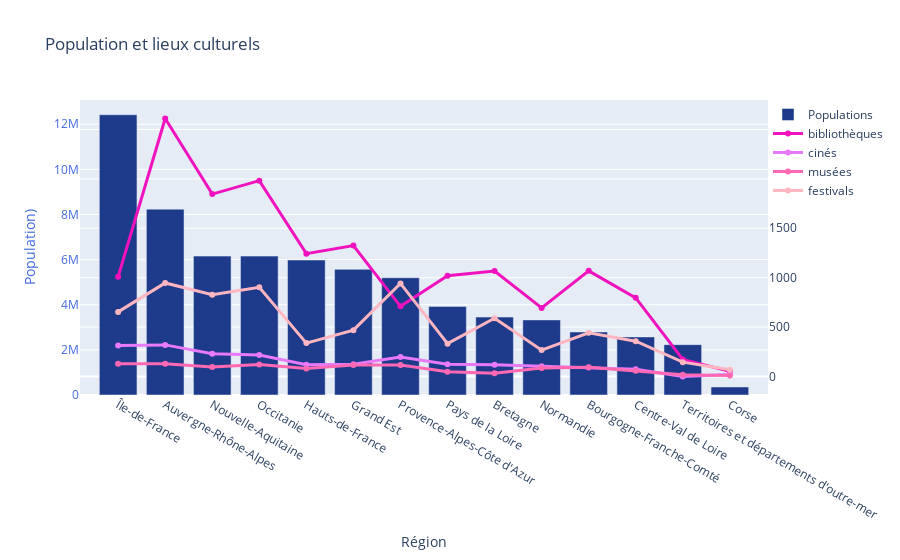

The cell this chart's notebook holds for it:
### Code cell
# Créer la figure
import plotly.graph_objects as go
fig = go.Figure()

# Barres : Entrées (millions)

fig.add_trace(go.Bar(
    x=df_final["nom_region"],
    y=df_final["Total"],
    name="Populations",
    yaxis="y1",
    marker_color="#1E3A8A"
))
# Courbe : bibliotheque
fig.add_trace(go.Scatter(
    x=df_final["nom_region"],
    y=df_final["Nombre de bibliothèques"],
    name="bibliothèques",
    yaxis="y2",
    mode="lines+markers",
    line=dict(color="#F012BE", width=3)
    ))
# Courbe : Cinés
fig.add_trace(go.Scatter(
    x=df_final["nom_region"],
    y=df_final["Nombre de cinés"],
    name="cinés",
    yaxis="y2",
    mode="lines+markers",
    line=dict(color="#E879F9", width=3)
))
# Courbe : musées
fig.add_trace(go.Scatter(
    x=df_final["nom_region"],
    y=df_final["Nombre de musées"],
    name="musées",
    yaxis="y2",
    mode="lines+markers",
    line=dict(color='#FF69B4', width=3)
))
# Courbe : festivals
fig.add_trace(go.Scatter(
    x=df_final["nom_region"],
    y=df_final["Nombre de festivals"],
    name="festivals",
    yaxis="y2",
    mode="lines+markers",
    line=dict(color='#FFB6C1', width=3)
))
#Mise en page
fig.update_layout(
    title="Population et lieux culturels",
    xaxis=dict(title="Région"),
    yaxis=dict(
        title=dict(text="Population)", font=dict(color="royalblue")),
        tickfont=dict(color="royalblue")
    ),
    yaxis2=dict(
        overlaying="y",
        side="right"
    ),
    legend=dict(x=1, y=1),
    bargap=0.2
)

### Figure 1 — Plotly figure (JSON) as saved in the notebook; plotly's stock layout.template omitted (floating-point values rounded to 4 significant figures)
{"data": [{"marker": {"color": "#1E3A8A"}, "name": "Populations", "type": "bar", "x": ["Île-de-France", "Auvergne-Rhône-Alpes", "Nouvelle-Aquitaine", "Occitanie", "Hauts-de-France", "Grand Est", "Provence-Alpes-Côte d'Azur", "Pays de la Loire", "Bretagne", "Normandie", "Bourgogne-Franche-Comté", "Centre-Val de Loire", "Territoires et départements d'outre-mer", "Corse"], "y": [12419961, 8235923, 6154772, 6154729, 5983823, 5568711, 5198011, 3926389, 3453023, 3327077, 2791719, 2573295, 2230472, 355528], "yaxis": "y"}, {"line": {"color": "#F012BE", "width": 3}, "mode": "lines+markers", "name": "bibliothèques", "type": "scatter", "x": ["Île-de-France", "Auvergne-Rhône-Alpes", "Nouvelle-Aquitaine", "Occitanie", "Hauts-de-France", "Grand Est", "Provence-Alpes-Côte d'Azur", "Pays de la Loire", "Bretagne", "Normandie", "Bourgogne-Franche-Comté", "Centre-Val de Loire", "Territoires et départements d'outre-mer", "Corse"], "y": [1009, 2611, 1846, 1982, 1243, 1325, 710, 1020, 1068, 694, 1069, 796, 173, 52], "yaxis": "y2"}, {"line": {"color": "#E879F9", "width": 3}, "mode": "lines+markers", "name": "cinés", "type": "scatter", "x": ["Île-de-France", "Auvergne-Rhône-Alpes", "Nouvelle-Aquitaine", "Occitanie", "Hauts-de-France", "Grand Est", "Provence-Alpes-Côte d'Azur", "Pays de la Loire", "Bretagne", "Normandie", "Bourgogne-Franche-Comté", "Centre-Val de Loire", "Territoires et départements d'outre-mer", "Corse"], "y": [314, 320, 230, 217, 120, 124, 197, 125, 120, 103, 91, 73, 0, 19], "yaxis": "y2"}, {"line": {"color": "#FF69B4", "width": 3}, "mode": "lines+markers", "name": "musées", "type": "scatter", "x": ["Île-de-France", "Auvergne-Rhône-Alpes", "Nouvelle-Aquitaine", "Occitanie", "Hauts-de-France", "Grand Est", "Provence-Alpes-Côte d'Azur", "Pays de la Loire", "Bretagne", "Normandie", "Bourgogne-Franche-Comté", "Centre-Val de Loire", "Territoires et départements d'outre-mer", "Corse"], "y": [129, 129, 97, 121, 82, 116, 116, 49, 34, 87, 93, 57, 17, 9], "yaxis": "y2"}, {"line": {"color": "#FFB6C1", "width": 3}, "mode": "lines+markers", "name": "festivals", "type": "scatter", "x": ["Île-de-France", "Auvergne-Rhône-Alpes", "Nouvelle-Aquitaine", "Occitanie", "Hauts-de-France", "Grand Est", "Provence-Alpes-Côte d'Azur", "Pays de la Loire", "Bretagne", "Normandie", "Bourgogne-Franche-Comté", "Centre-Val de Loire", "Territoires et départements d'outre-mer", "Corse"], "y": [654, 947, 828, 903, 338, 469, 942, 332, 590, 267, 442, 357, 145, 69], "yaxis": "y2"}], "layout": {"bargap": 0.2, "legend": {"x": 1, "y": 1}, "title": {"text": "Population et lieux culturels"}, "xaxis": {"title": {"text": "Région"}}, "yaxis": {"tickfont": {"color": "royalblue"}, "title": {"font": {"color": "royalblue"}, "text": "Population)"}}, "yaxis2": {"overlaying": "y", "side": "right"}}}
